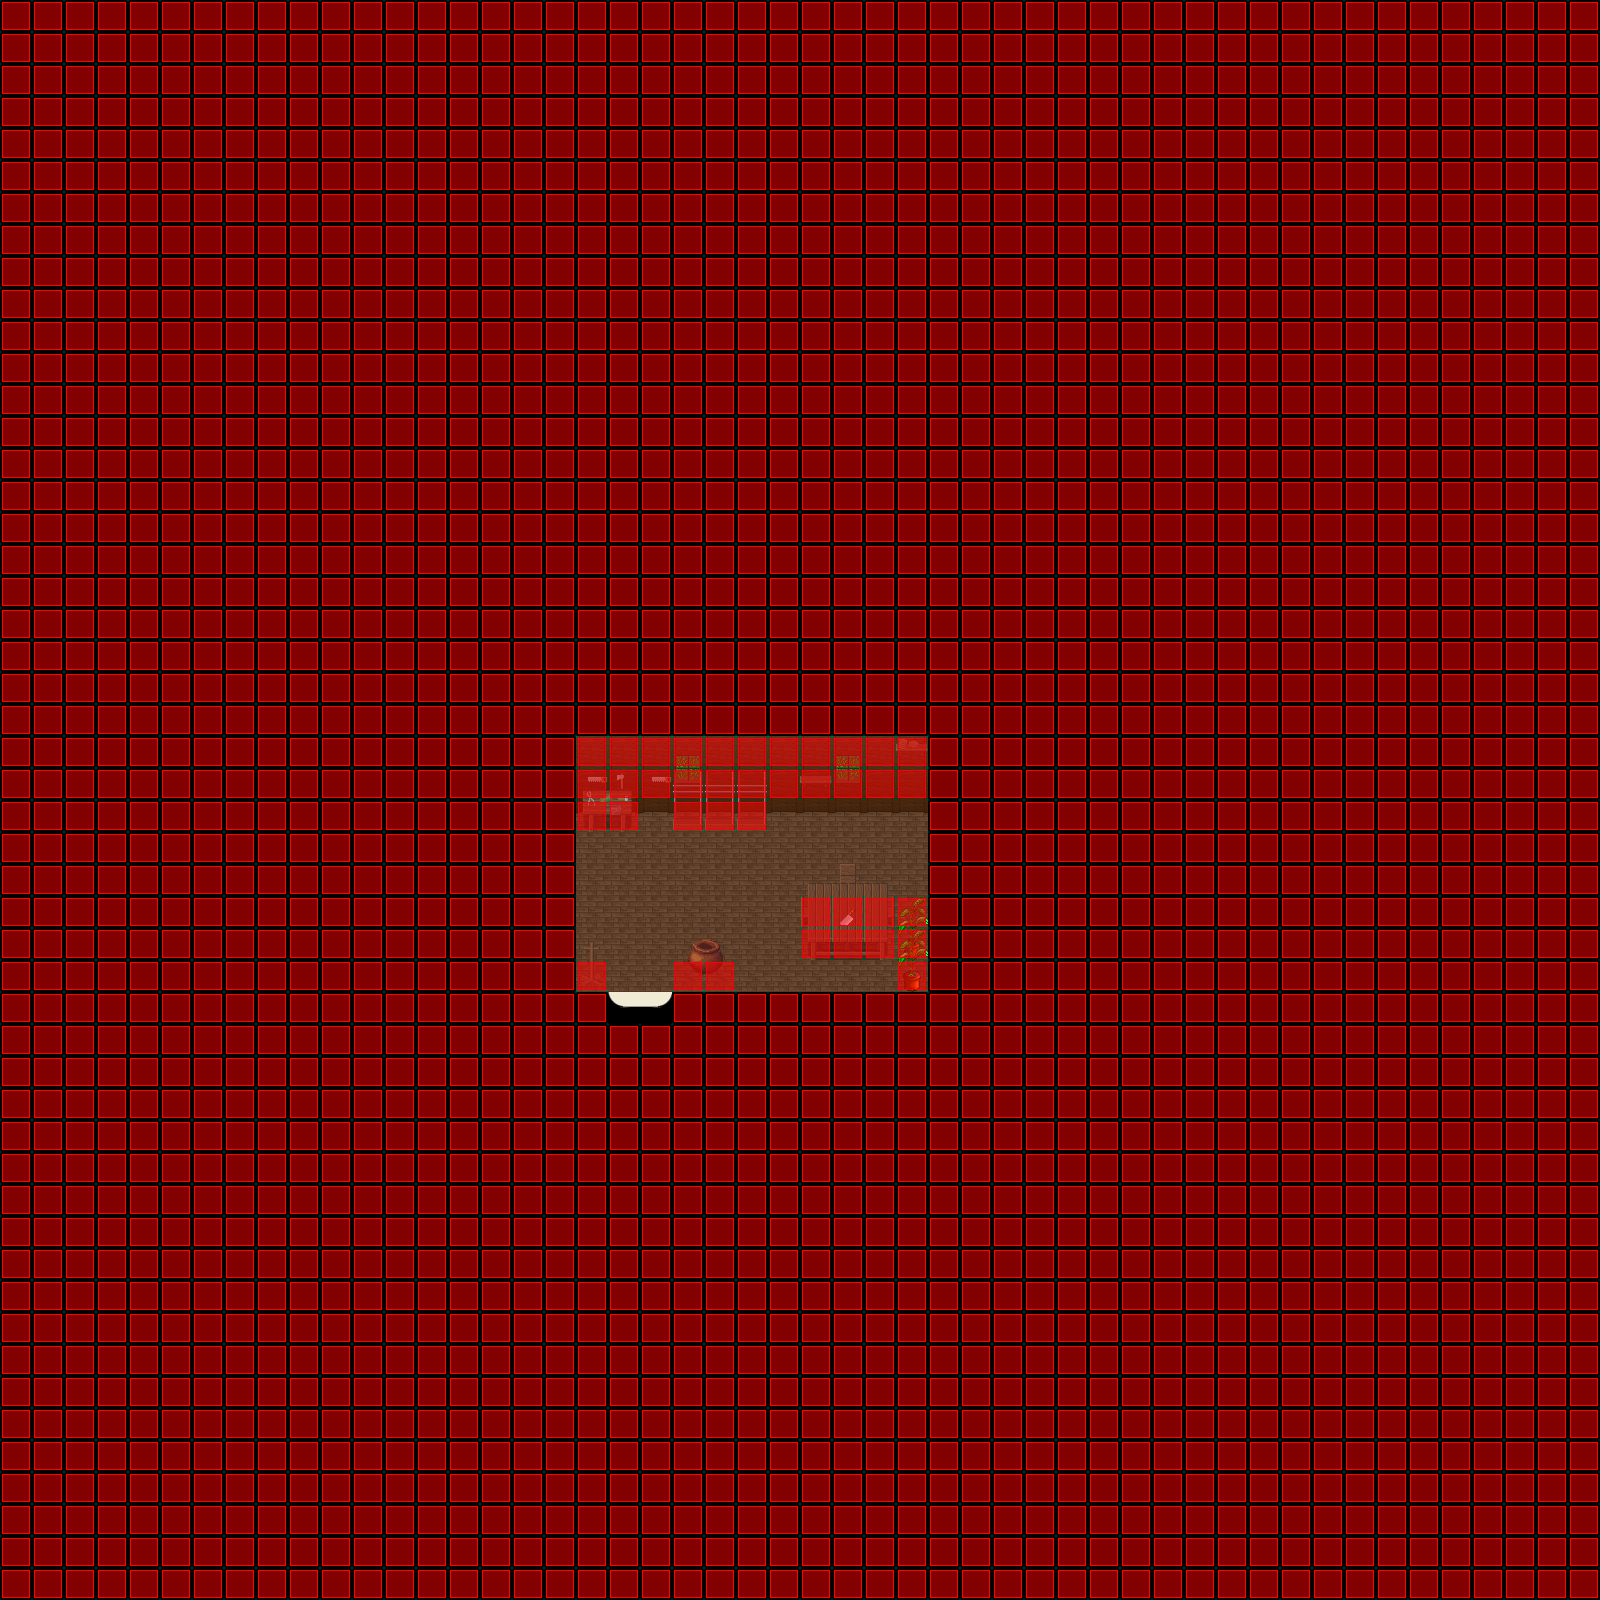

A level layout from a 2D game, rendered from its tile map. Below: a short description, then the map file with tile-grid data replaced by summaries:
An orthogonal 50x50 tile map with 32x32 px tiles, 7 tile layers (Ground, Ground, Ground, Ground, ...), 9 tilesets and 2 objects (WARP, SCRIPT).

<map version="1.0" orientation="orthogonal" width="50" height="50" tilewidth="32" tileheight="32">
 <properties>
  <property name="music" value="inside.ogg" />
 </properties>
 <tileset firstgid="1" name="collision1_32_32" tilewidth="32" tileheight="32">
  <image source="../graphics/tiles/collision1_32_32.png" width="1024" height="1024" />
 </tileset>
 <tileset firstgid="1025" name="indoor3_32_32" tilewidth="32" tileheight="32">
  <image source="../graphics/tiles/indoor3_32_32.png" width="1024" height="1024" />
 </tileset>
 <tileset firstgid="2049" name="indoor2_32_32" tilewidth="32" tileheight="32">
  <image source="../graphics/tiles/indoor2_32_32.png" width="1024" height="1024" />
 </tileset>
 <tileset firstgid="3073" name="indoor2_32_64" tilewidth="32" tileheight="64">
  <image source="../graphics/tiles/indoor2_32_64.png" width="1024" height="1024" />
 </tileset>
 <tileset firstgid="3585" name="indoor2_32_96" tilewidth="32" tileheight="96">
  <image source="../graphics/tiles/indoor2_32_96.png" width="1024" height="960" />
 </tileset>
 <tileset firstgid="3905" name="indoor1_32_64" tilewidth="32" tileheight="64">
  <image source="../graphics/tiles/indoor1_32_64.png" width="1024" height="1024" />
 </tileset>
 <tileset firstgid="4417" name="indoor1_32_96" tilewidth="32" tileheight="96">
  <image source="../graphics/tiles/indoor1_32_96.png" width="1024" height="960" />
 </tileset>
 <tileset firstgid="4737" name="indoor1_32_128" tilewidth="32" tileheight="128">
  <image source="../graphics/tiles/indoor1_32_128.png" width="1024" height="1024" />
 </tileset>
 <tileset firstgid="4993" name="indoor2_32_64" tilewidth="32" tileheight="64">
  <image source="../graphics/tiles/indoor2_32_64.png" width="1024" height="1024" />
 </tileset>
 <layer name="Ground" width="50" height="50">
  <data>[2500 cells, 2500 non-empty, 4 distinct tile ids]</data>
 </layer>
 <layer name="Ground" width="50" height="50">
  <data>[2500 cells, 33 non-empty, 5 distinct tile ids]</data>
 </layer>
 <layer name="Ground" width="50" height="50">
  <data>[2500 cells, 10 non-empty, 10 distinct tile ids]</data>
 </layer>
 <layer name="Ground" width="50" height="50">
  <data>[2500 cells, 1 non-empty, 1 distinct tile ids]</data>
 </layer>
 <layer name="Fringe" width="50" height="50">
  <data>[2500 cells, 10 non-empty, 7 distinct tile ids]</data>
 </layer>
 <layer name="Over" width="50" height="50">
  <data>[2500 cells, 3 non-empty, 3 distinct tile ids]</data>
 </layer>
 <layer name="Collision" width="50" height="50">
  <data>[2500 cells, 2449 non-empty, 1 distinct tile ids]</data>
 </layer>
 <objectgroup name="Object" width="50" height="50">
  <object name="Warp to city" type="WARP" x="608" y="992" width="64" height="32">
   <properties>
    <property name="DEST_MAP" value="ow-n0004-p0005-o0000" />
    <property name="DEST_X" value="2016" />
    <property name="DEST_Y" value="1648" />
   </properties>
  </object>
  <object name="External Map Events" type="SCRIPT" x="52" y="44" width="24" height="80">
   <properties>
    <property name="FILENAME" value="scripts/maps/iw-castle-cedric-jumberjack-house-o00-o00-o00.lua" />
   </properties>
  </object>
 </objectgroup>
</map>
